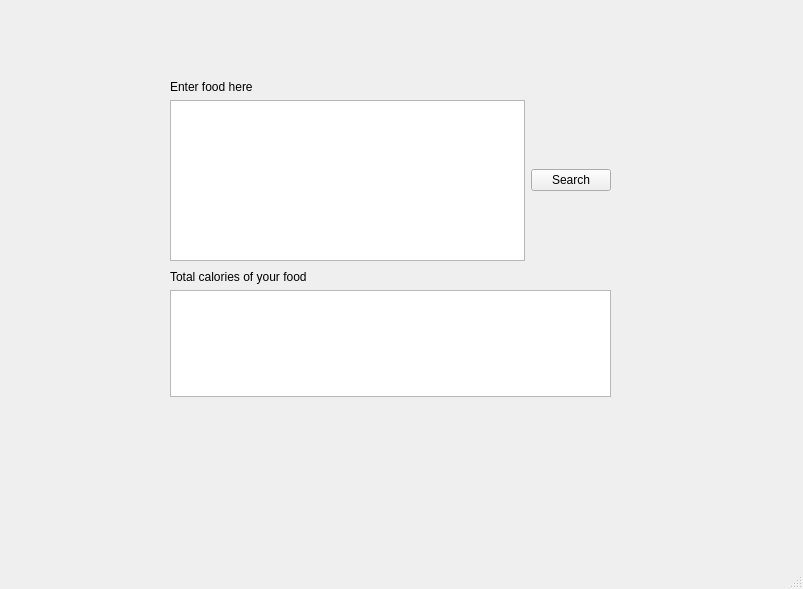
<?xml version="1.0" encoding="UTF-8"?>
<ui version="4.0">
 <class>MainWindow</class>
 <widget class="QMainWindow" name="MainWindow">
  <property name="geometry">
   <rect>
    <x>0</x>
    <y>0</y>
    <width>803</width>
    <height>589</height>
   </rect>
  </property>
  <property name="windowTitle">
   <string>MainWindow</string>
  </property>
  <widget class="QWidget" name="centralwidget">
   <widget class="QWidget" name="layoutWidget">
    <property name="geometry">
     <rect>
      <x>170</x>
      <y>80</y>
      <width>441</width>
      <height>181</height>
     </rect>
    </property>
    <layout class="QVBoxLayout" name="verticalLayout">
     <item>
      <widget class="QLabel" name="label">
       <property name="text">
        <string>Enter food here</string>
       </property>
      </widget>
     </item>
     <item>
      <layout class="QHBoxLayout" name="horizontalLayout_2">
       <item>
        <widget class="QTextEdit" name="searchBox"/>
       </item>
       <item>
        <widget class="QPushButton" name="searchButton">
         <property name="text">
          <string>Search</string>
         </property>
        </widget>
       </item>
      </layout>
     </item>
    </layout>
   </widget>
   <widget class="QWidget" name="layoutWidget">
    <property name="geometry">
     <rect>
      <x>170</x>
      <y>270</y>
      <width>441</width>
      <height>151</height>
     </rect>
    </property>
    <layout class="QVBoxLayout" name="verticalLayout_2">
     <property name="sizeConstraint">
      <enum>QLayout::SetMinimumSize</enum>
     </property>
     <item>
      <widget class="QLabel" name="label_2">
       <property name="sizePolicy">
        <sizepolicy hsizetype="Fixed" vsizetype="Preferred">
         <horstretch>0</horstretch>
         <verstretch>0</verstretch>
        </sizepolicy>
       </property>
       <property name="text">
        <string>Total calories of your food</string>
       </property>
      </widget>
     </item>
     <item>
      <widget class="QTextEdit" name="resultBox">
       <property name="html">
        <string>&lt;!DOCTYPE HTML PUBLIC &quot;-//W3C//DTD HTML 4.0//EN&quot; &quot;http://www.w3.org/TR/REC-html40/strict.dtd&quot;&gt;
&lt;html&gt;&lt;head&gt;&lt;meta name=&quot;qrichtext&quot; content=&quot;1&quot; /&gt;&lt;style type=&quot;text/css&quot;&gt;
p, li { white-space: pre-wrap; }
&lt;/style&gt;&lt;/head&gt;&lt;body style=&quot; font-family:'SimSun'; font-size:9pt; font-weight:400; font-style:normal;&quot;&gt;
&lt;p style=&quot;-qt-paragraph-type:empty; margin-top:0px; margin-bottom:0px; margin-left:0px; margin-right:0px; -qt-block-indent:0; text-indent:0px;&quot;&gt;&lt;br /&gt;&lt;/p&gt;&lt;/body&gt;&lt;/html&gt;</string>
       </property>
      </widget>
     </item>
     <item>
      <widget class="QLabel" name="warningMsg">
       <property name="palette">
        <palette>
         <active>
          <colorrole role="WindowText">
           <brush brushstyle="SolidPattern">
            <color alpha="255">
             <red>255</red>
             <green>0</green>
             <blue>0</blue>
            </color>
           </brush>
          </colorrole>
         </active>
         <inactive>
          <colorrole role="WindowText">
           <brush brushstyle="SolidPattern">
            <color alpha="255">
             <red>255</red>
             <green>0</green>
             <blue>0</blue>
            </color>
           </brush>
          </colorrole>
         </inactive>
         <disabled>
          <colorrole role="WindowText">
           <brush brushstyle="SolidPattern">
            <color alpha="255">
             <red>120</red>
             <green>120</green>
             <blue>120</blue>
            </color>
           </brush>
          </colorrole>
         </disabled>
        </palette>
       </property>
       <property name="font">
        <font>
         <pointsize>12</pointsize>
         <weight>75</weight>
         <bold>true</bold>
        </font>
       </property>
       <property name="text">
        <string/>
       </property>
       <property name="alignment">
        <set>Qt::AlignLeading|Qt::AlignLeft|Qt::AlignVCenter</set>
       </property>
       <property name="wordWrap">
        <bool>true</bool>
       </property>
      </widget>
     </item>
    </layout>
   </widget>
  </widget>
  <widget class="QStatusBar" name="statusbar"/>
 </widget>
 <resources/>
 <connections/>
</ui>
